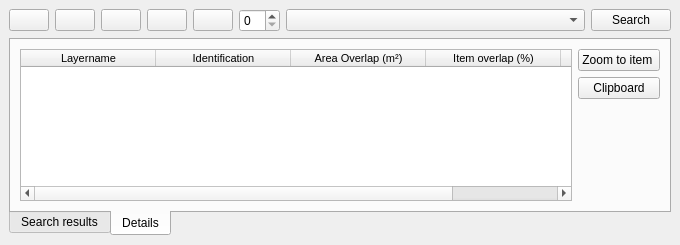
<?xml version="1.0" encoding="UTF-8"?>
<ui version="4.0">
 <class>ImpactAnalysisDockWidgetBase</class>
 <widget class="QDockWidget" name="ImpactAnalysisDockWidgetBase">
  <property name="geometry">
   <rect>
    <x>0</x>
    <y>0</y>
    <width>680</width>
    <height>245</height>
   </rect>
  </property>
  <property name="windowTitle">
   <string>Impact Analysis</string>
  </property>
  <widget class="QWidget" name="dockWidgetContents">
   <layout class="QVBoxLayout" name="verticalLayout_3">
    <item>
     <layout class="QHBoxLayout" name="horizontalLayout_3">
      <item>
       <widget class="QPushButton" name="pushButton">
        <property name="toolTip">
         <string>Select by drawing a polygon</string>
        </property>
        <property name="text">
         <string/>
        </property>
        <property name="icon">
         <iconset>
          <normaloff>../../QGIS-conflict-tool/database-conflict-tool/icons/Icons8-Ios7-Maps-Polygon.ico</normaloff>../../QGIS-conflict-tool/database-conflict-tool/icons/Icons8-Ios7-Maps-Polygon.ico</iconset>
        </property>
       </widget>
      </item>
      <item>
       <widget class="QPushButton" name="pushButton_2">
        <property name="toolTip">
         <string>Select by drawing a linestring</string>
        </property>
        <property name="text">
         <string/>
        </property>
        <property name="icon">
         <iconset>
          <normaloff>../../QGIS-conflict-tool/database-conflict-tool/icons/Icons8-Ios7-Maps-Polyline.ico</normaloff>../../QGIS-conflict-tool/database-conflict-tool/icons/Icons8-Ios7-Maps-Polyline.ico</iconset>
        </property>
       </widget>
      </item>
      <item>
       <widget class="QPushButton" name="pushButton_3">
        <property name="toolTip">
         <string>Select by drawing a point</string>
        </property>
        <property name="statusTip">
         <string/>
        </property>
        <property name="text">
         <string/>
        </property>
        <property name="icon">
         <iconset>
          <normaloff>../../QGIS-conflict-tool/database-conflict-tool/icons/Icons8-Ios7-Maps-Geo-Fence.ico</normaloff>../../QGIS-conflict-tool/database-conflict-tool/icons/Icons8-Ios7-Maps-Geo-Fence.ico</iconset>
        </property>
       </widget>
      </item>
      <item>
       <widget class="QPushButton" name="pushButton_4">
        <property name="toolTip">
         <string>Select using existing map selection</string>
        </property>
        <property name="text">
         <string/>
        </property>
        <property name="icon">
         <iconset>
          <normaloff>../../QGIS-conflict-tool/database-conflict-tool/icons/Icons8-Ios7-Maps-Layers.ico</normaloff>../../QGIS-conflict-tool/database-conflict-tool/icons/Icons8-Ios7-Maps-Layers.ico</iconset>
        </property>
       </widget>
      </item>
      <item>
       <widget class="QPushButton" name="pushButton_5">
        <property name="toolTip">
         <string>Select using previous search object</string>
        </property>
        <property name="text">
         <string/>
        </property>
        <property name="icon">
         <iconset>
          <normaloff>../../QGIS-conflict-tool/database-conflict-tool/icons/Icons8-Ios7-Maps-Quest.ico</normaloff>../../QGIS-conflict-tool/database-conflict-tool/icons/Icons8-Ios7-Maps-Quest.ico</iconset>
        </property>
       </widget>
      </item>
      <item>
       <widget class="QSpinBox" name="mQSpinBox">
        <property name="toolTip">
         <string>Select buffer radius for search object</string>
        </property>
       </widget>
      </item>
      <item>
       <widget class="QComboBox" name="comboBox">
        <property name="sizePolicy">
         <sizepolicy hsizetype="MinimumExpanding" vsizetype="Fixed">
          <horstretch>100</horstretch>
          <verstretch>0</verstretch>
         </sizepolicy>
        </property>
        <property name="toolTip">
         <string>Choose search profile</string>
        </property>
       </widget>
      </item>
      <item>
       <widget class="QPushButton" name="pushButton_6">
        <property name="toolTip">
         <string>Execute search</string>
        </property>
        <property name="text">
         <string>Search</string>
        </property>
       </widget>
      </item>
     </layout>
    </item>
    <item>
     <widget class="QTabWidget" name="tabWidget">
      <property name="tabPosition">
       <enum>QTabWidget::South</enum>
      </property>
      <property name="currentIndex">
       <number>1</number>
      </property>
      <widget class="QWidget" name="tab">
       <attribute name="title">
        <string>Search results</string>
       </attribute>
       <layout class="QHBoxLayout" name="horizontalLayout_2">
        <item>
         <widget class="QTableWidget" name="tableWidget">
          <property name="sortingEnabled">
           <bool>true</bool>
          </property>
          <attribute name="horizontalHeaderDefaultSectionSize">
           <number>135</number>
          </attribute>
          <column>
           <property name="text">
            <string>Layername</string>
           </property>
           <property name="font">
            <font>
             <pointsize>8</pointsize>
            </font>
           </property>
          </column>
          <column>
           <property name="text">
            <string>No of overlaps</string>
           </property>
           <property name="font">
            <font>
             <pointsize>8</pointsize>
            </font>
           </property>
          </column>
          <column>
           <property name="text">
            <string>Total no of rows</string>
           </property>
           <property name="font">
            <font>
             <pointsize>8</pointsize>
            </font>
           </property>
          </column>
         </widget>
        </item>
        <item>
         <layout class="QVBoxLayout" name="verticalLayout">
          <item>
           <widget class="QPushButton" name="pushButton_11">
            <property name="text">
             <string>Map layer</string>
            </property>
           </widget>
          </item>
          <item>
           <widget class="QPushButton" name="pushButton_10">
            <property name="text">
             <string>Layer details</string>
            </property>
           </widget>
          </item>
          <item>
           <widget class="QPushButton" name="pushButton_12">
            <property name="text">
             <string>Clipboard</string>
            </property>
           </widget>
          </item>
          <item>
           <spacer name="verticalSpacer">
            <property name="orientation">
             <enum>Qt::Vertical</enum>
            </property>
            <property name="sizeHint" stdset="0">
             <size>
              <width>20</width>
              <height>48</height>
             </size>
            </property>
           </spacer>
          </item>
         </layout>
        </item>
       </layout>
      </widget>
      <widget class="QWidget" name="tab_2">
       <attribute name="title">
        <string>Details</string>
       </attribute>
       <layout class="QHBoxLayout" name="horizontalLayout">
        <item>
         <widget class="QTableWidget" name="tableWidget_2">
          <property name="sortingEnabled">
           <bool>true</bool>
          </property>
          <attribute name="horizontalHeaderDefaultSectionSize">
           <number>135</number>
          </attribute>
          <column>
           <property name="text">
            <string>Layername</string>
           </property>
           <property name="toolTip">
            <string>Name of the layer</string>
           </property>
           <property name="font">
            <font>
             <pointsize>8</pointsize>
            </font>
           </property>
          </column>
          <column>
           <property name="text">
            <string>Identification</string>
           </property>
           <property name="toolTip">
            <string>Unique id for the item</string>
           </property>
           <property name="font">
            <font>
             <pointsize>8</pointsize>
            </font>
           </property>
          </column>
          <column>
           <property name="text">
            <string>Area Overlap (m²)</string>
           </property>
           <property name="font">
            <font>
             <pointsize>8</pointsize>
            </font>
           </property>
          </column>
          <column>
           <property name="text">
            <string>Item overlap (%)</string>
           </property>
           <property name="font">
            <font>
             <pointsize>8</pointsize>
            </font>
           </property>
          </column>
          <column>
           <property name="text">
            <string>Object overlap (%)</string>
           </property>
           <property name="font">
            <font>
             <pointsize>8</pointsize>
            </font>
           </property>
          </column>
         </widget>
        </item>
        <item>
         <layout class="QVBoxLayout" name="verticalLayout_2">
          <item>
           <widget class="QPushButton" name="pushButton_7">
            <property name="text">
             <string>Zoom to item </string>
            </property>
           </widget>
          </item>
          <item>
           <widget class="QPushButton" name="pushButton_13">
            <property name="text">
             <string>Clipboard</string>
            </property>
           </widget>
          </item>
          <item>
           <spacer name="verticalSpacer_2">
            <property name="orientation">
             <enum>Qt::Vertical</enum>
            </property>
            <property name="sizeHint" stdset="0">
             <size>
              <width>20</width>
              <height>40</height>
             </size>
            </property>
           </spacer>
          </item>
         </layout>
        </item>
       </layout>
      </widget>
     </widget>
    </item>
   </layout>
  </widget>
 </widget>
 <resources/>
 <connections/>
</ui>
